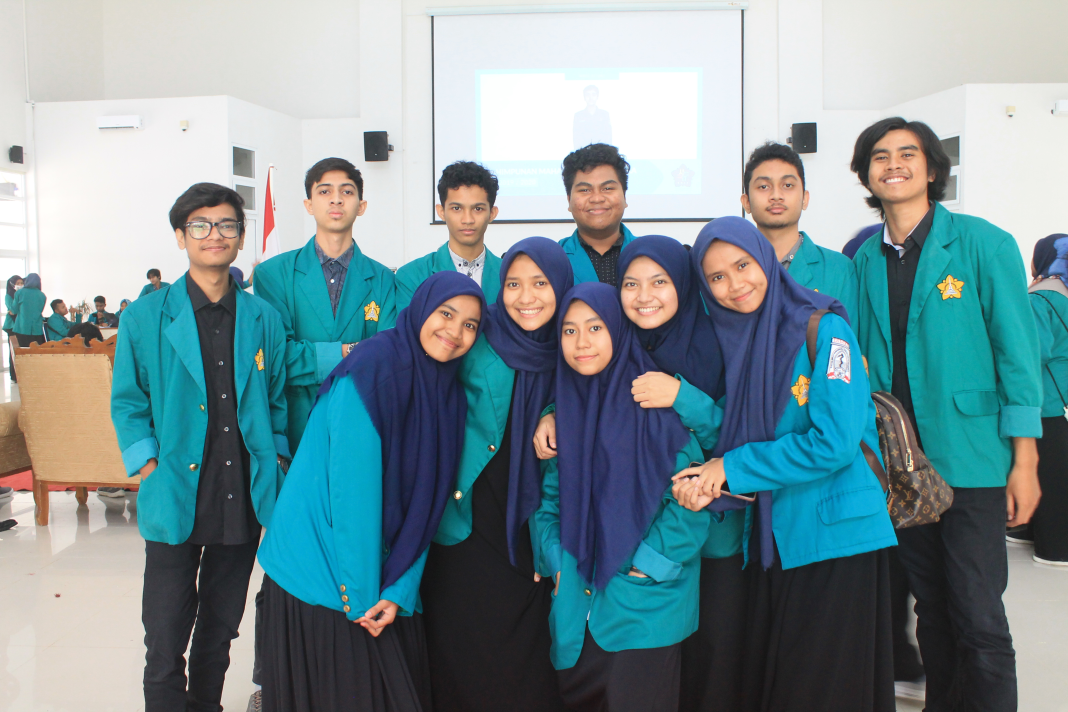
#> input picture foto-terang.JPG, 4272 x 2848 px, found by its file name (shown at 1/4 size)
$ python grayScale.py
#> lines starting #> are read from the running program, lines starting #| are printed output that depends on the picture
import cv2
import numpy as np
from matplotlib import pyplot as plt

def showHist(image):
#> called with image = 'foto-terang.jpg'
    image1 = cv2.imread(image)
#> image1 is the input picture: shape (2848, 4272, 3); mean B, G, R 150.4, 145.1, 120.6
    image2 = cv2.imread(image, 0)
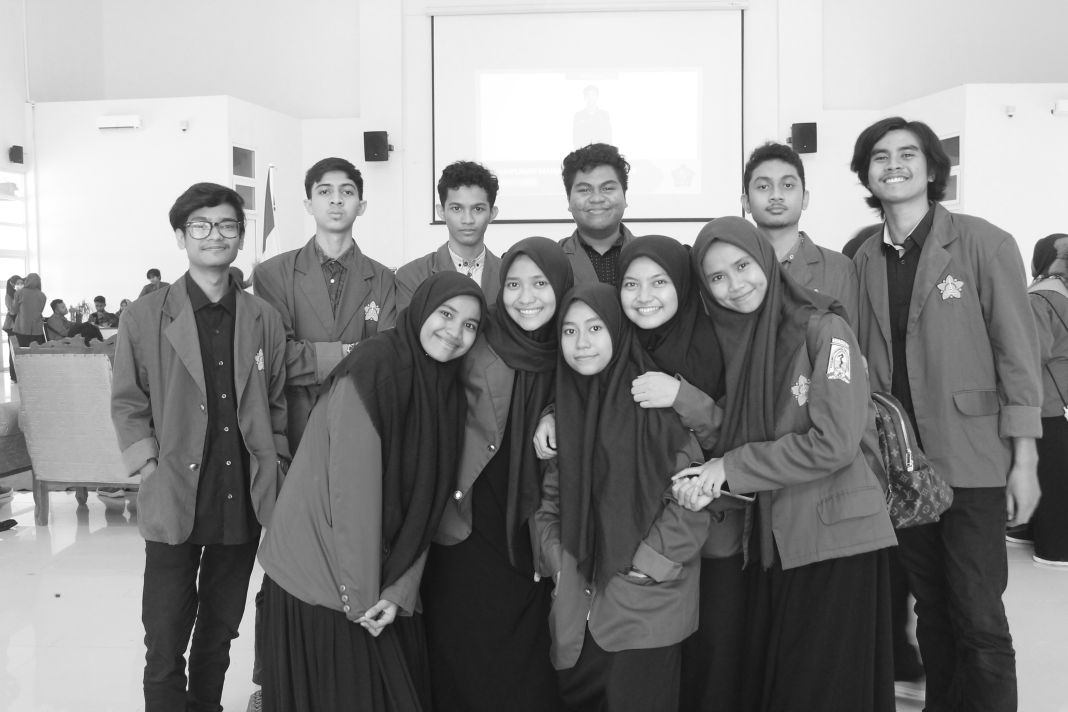
#> image2: shape (2848, 4272) (shown at 1/4 size); min 6, max 255, mean 138.4
    color = ('b', 'g', 'r')
    mask = np.zeros(image2.shape[:2], np.uint8)
    hist_full = cv2.calcHist([image2], [0], None, [256], [0,256])
#> hist_full = 256 values, max 255942 at index 255, min 0 at index 0, mean 47526
    hist_mask = cv2.calcHist([image2], [0], mask, [256], [0,256])
#> hist_mask = 256 values from 0 to 0

    plt.subplot(221), plt.imshow(cv2.cvtColor(image1, cv2.COLOR_BGR2RGB))
    plt.xticks([]), plt.yticks([])
    plt.subplot(222), plt.imshow(image2, 'gray')
    plt.xticks([]), plt.yticks([])
    plt.subplot(223),
    for i,col in enumerate(color):
        hist = cv2.calcHist([image1], [i], None, [256], [0,256])
        plt.plot(hist, color = col)
    plt.subplot(224), plt.plot(hist_full), plt.plot(hist_mask)
    plt.xlim([0,256])
    plt.show()
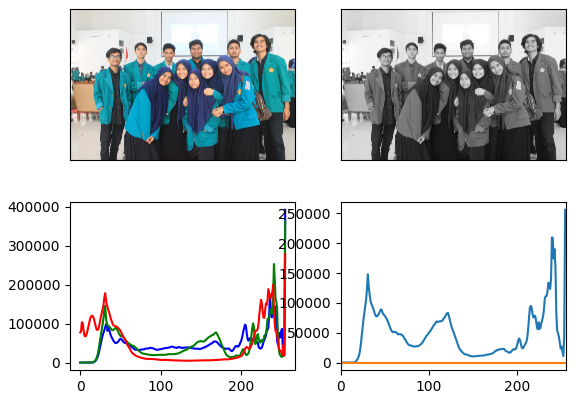
#> figure drawn by matplotlib, 4 panels; panel 3: curve peaks at x = 255, y = 391559; panel 3: curve peaks at x = 255, y = 361916; panel 3: curve peaks at x = 255, y = 277563; panel 4: curve peaks at x = 255, y = 255942

showHist("foto-terang.jpg")
showHist("foto-gelap.jpg")
#> call 2 of showHist, with image = 'foto-gelap.jpg'
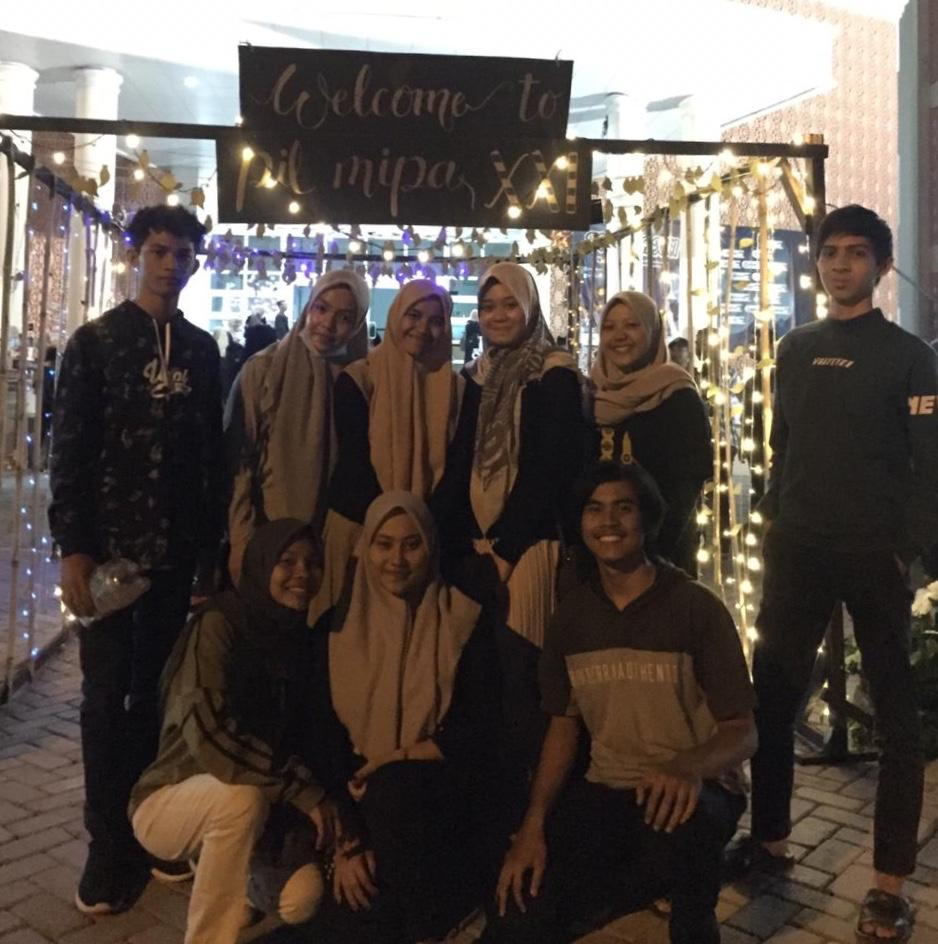
#> input picture foto-gelap.jpg, 938 x 944 px
#> in showHist, image1 is the input picture: shape (944, 938, 3); mean B, G, R 76.3, 82.6, 92.3
#> in showHist (call 2), `image2 = cv2.imread(image, 0)`:
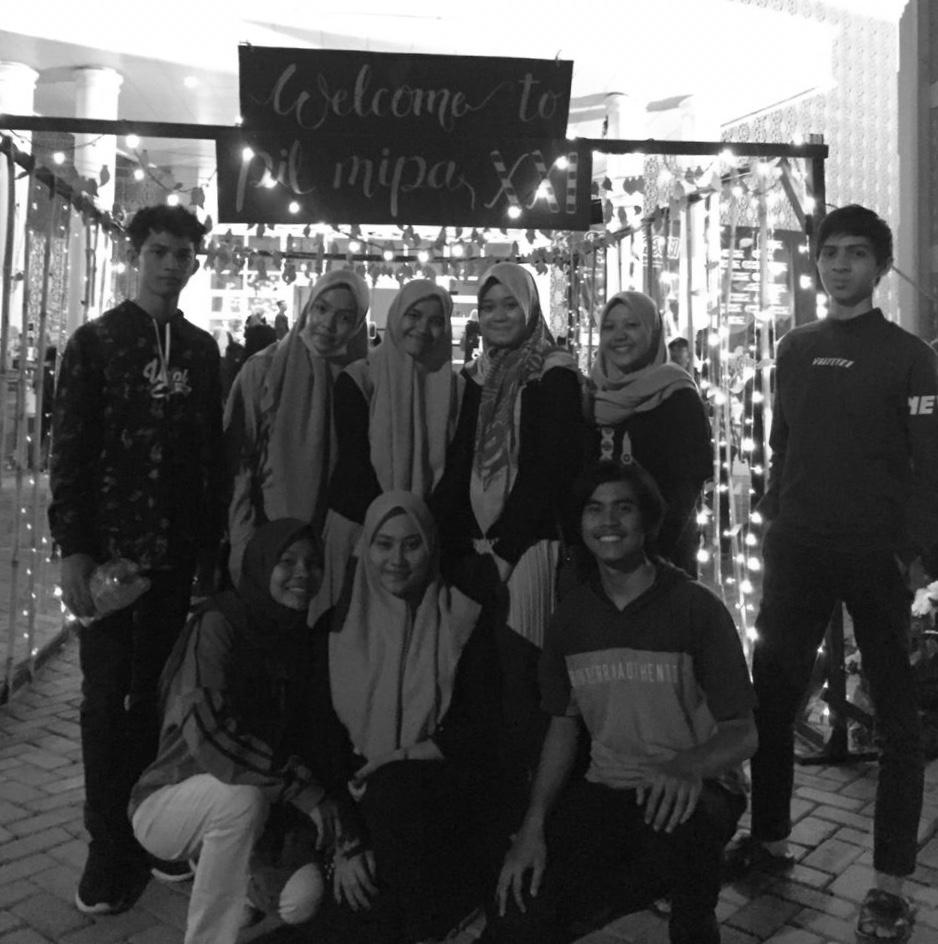
#> image2: shape (944, 938); min 2, max 255, mean 84.8
#> in showHist (call 2), `hist_full = cv2.calcHist([image2], [0], None, [256], [0,256])`: hist_full = 256 values, max 37063 at index 255, min 0 at index 0, mean 3458.9
#> in showHist (call 2), `plt.show()`:
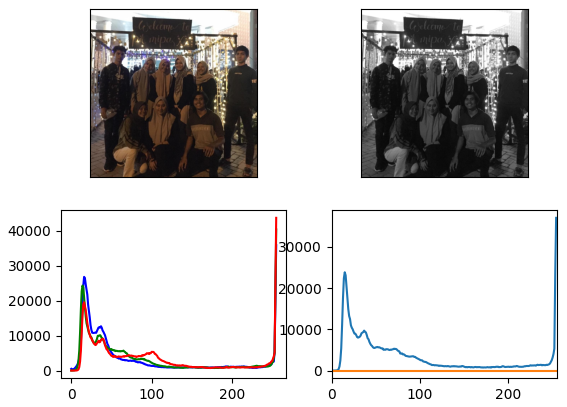
#> figure drawn by matplotlib, 4 panels; panel 3: curve peaks at x = 255, y = 35886; panel 3: curve peaks at x = 255, y = 40397; panel 3: curve peaks at x = 255, y = 43726; panel 4: curve peaks at x = 255, y = 37063
